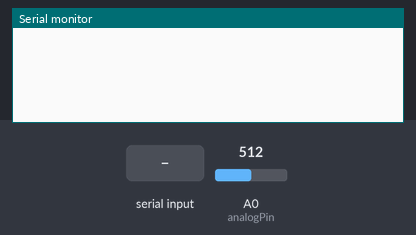
Simulated run of this sketch. Board: Arduino Uno, built with avr-gcc and run on an emulated ATmega328P. Shown: the last lines printed to the serial monitor. The inputs (shaded band) are chosen by the test bench; at power-on: A0 (analogPin) = 512.

Above: at 1.2 s.
1.3 s: "z" received over Serial
At 1.7 s:
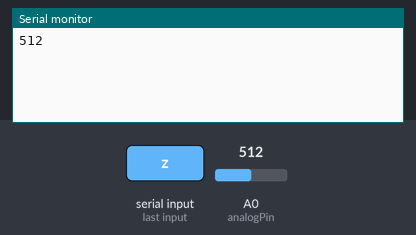
2.8 s: "c" received over Serial
At 4.0 s:
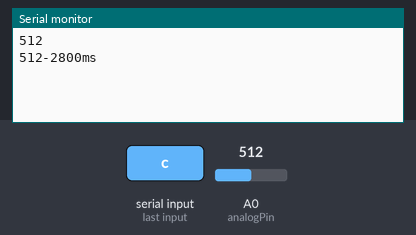

The sketch:

arduinoCharStamp.ino
```cpp
//check condition Serial.available()>0
//read data from analogPin0 and print if condition "z" true
//if condition "c" true print timestamp
//used together with arduSerialCom7.py

int analogPin = 0;
int data = 0;
char userInput;
unsigned long currentTime =0;
unsigned long previousTime = 0;

void setup(){
  Serial.begin(9600);  //setup serial
  //Serial.println("333");
}

void loop(){

if(Serial.available()> 0){

    userInput = Serial.read();               // read user input

      if(userInput == 'z'){                  // if we get expected value

            data = analogRead(analogPin);    // read the input pin
            Serial.println(data);
      }
      if(userInput ==  'c'){
        previousTime = currentTime;
        currentTime = millis();

        data = analogRead(analogPin);
        Serial.print(data);
        Serial.print('-');
        Serial.print(currentTime-previousTime);
        Serial.println("ms");
      }
 }
}
```

Measured:
- after the input at 1.3 s, the serial monitor: prints a new line at once (image 1)
- after the input at 2.8 s, the serial monitor: prints a new line at once (image 2)
